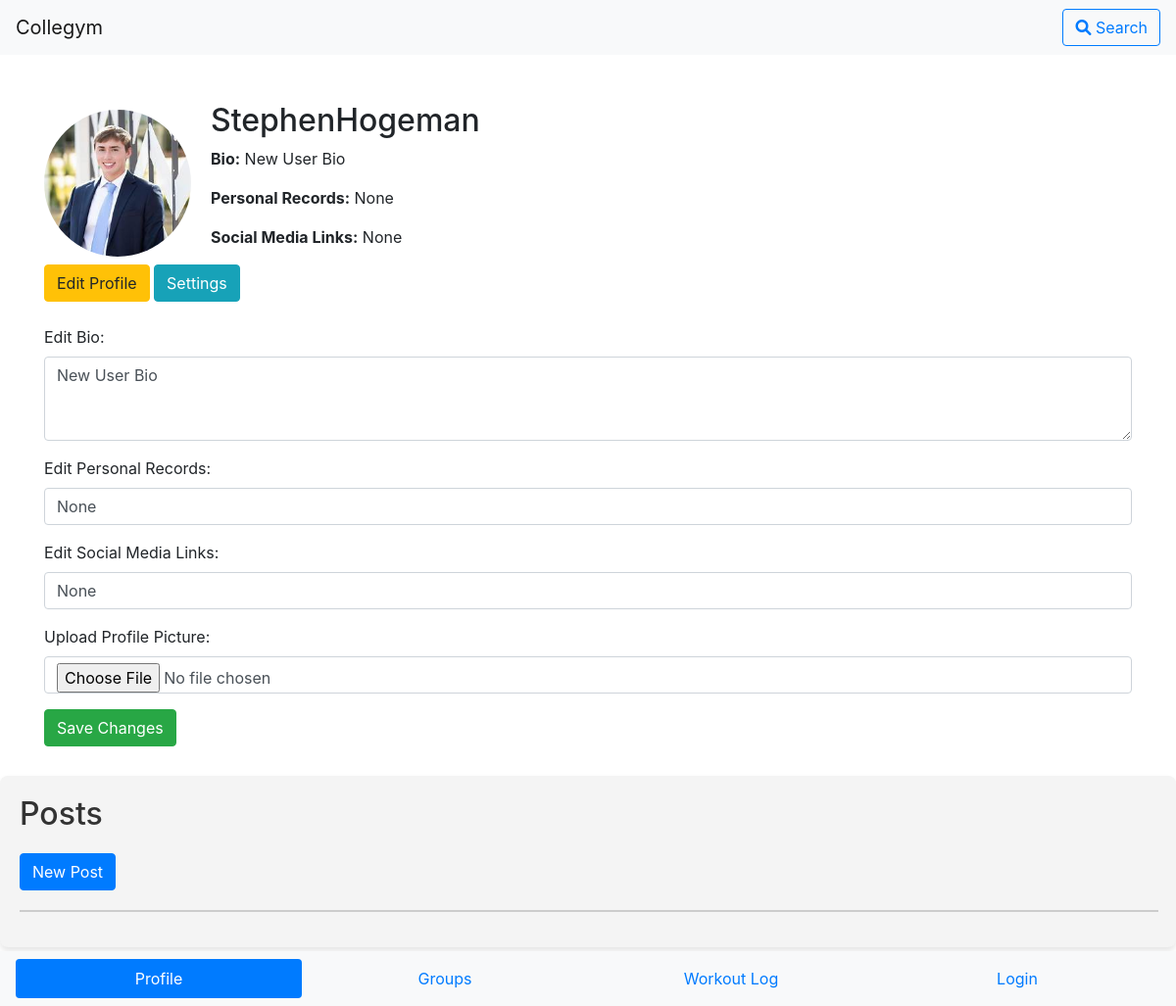
Screenshot of /profile/1 (signed in) with the database file from the repository.
### models.py (models this page shows)
class User(db.Model):
    __tablename__ = "users"
    id = db.Column(db.Integer, primary_key=True)
    username = db.Column(db.String(150), unique=True, nullable=False)
    password = db.Column(db.String(150), nullable=False)
    bio = db.Column(db.String(300))
    pr = db.Column(db.String(150))
    social_media = db.Column(db.String(300))
    profile_picture = db.Column(db.String(150))
    posts = db.relationship('Post', back_populates='user',lazy='dynamic')
    workout_logs = db.relationship('WorkoutLog', back_populates='user', lazy='dynamic')
    group_memberships = db.relationship('GroupMembers', back_populates='user')

### routes.py (the view, shortened to what this page needs)
@main.route("/profile/<int:user_id>", methods=["GET", "POST"])
def profile(user_id):
    if "user_id" not in session or session["user_id"] != user_id:
        flash("You need to log in first", "warning")
        return redirect(url_for("main.login"))
    user = User.query.get_or_404(user_id)
    workout_logs = WorkoutLog.query.filter_by(user_id=user_id).all()
    return render_template("profile.html", user=user, workout_logs=workout_logs)

### Templates/profile.html (shortened to what this page needs)
<!DOCTYPE html>
<html lang="en">
<head>
    <link href="https://stackpath.bootstrapcdn.com/bootstrap/4.5.2/css/bootstrap.min.css" rel="stylesheet">
    <link rel="stylesheet" href="https://cdnjs.cloudflare.com/ajax/libs/font-awesome/6.0.0-beta3/css/all.min.css">
</head>
<body>
    <nav class="navbar navbar-expand-lg navbar-light bg-light">
        <a class="navbar-brand" href="#">Collegym</a>
        <div class="collapse navbar-collapse" id="navbarNav">
            <ul class="navbar-nav ml-auto">
                <li class="nav-item">
                    <button class="btn btn-outline-primary" id="searchButton">
                        <i class="fas fa-search"></i> Search
                    </button>
                </li>
            </ul>
        </div>
    </nav>
    <div class="container mt-5">
        <div class="profile-container">
            <div class="profile-picture">
                {% if user.profile_picture %}
                    <img src="{{ url_for('static', filename='uploads/profile_pics/' + user.profile_picture) }}"
                        alt="Profile Picture"
                        style="width: 150px; height: 150px; border-radius: 50%;">
                {% else %}
                    <p>No profile picture uploaded</p>
                {% endif %}
            </div>
            <div class="profile-details">
                <h2>{{ user.username }}</h2>
                <p><strong>Bio:</strong> {{ user.bio }}</p>
                <p><strong>Personal Records:</strong> {{ user.pr }}</p>
                <p><strong>Social Media Links:</strong> {{ user.social_media }}</p>
            </div>
        </div>
        <button id="edit-profile-btn" class="btn btn-warning" onclick="toggleEditForm()">Edit Profile</button>
        <button id="settings-btn" class="btn btn-info" onclick="toggleSettingsForm()">Settings</button>
        <div id="edit-profile-form" class="mt-4">
            <form action="{{ url_for('main.profile', user_id=session['user_id']) }}" method="POST" enctype="multipart/form-data">
                <div class="form-group">
                    <label for="bio-input">Edit Bio:</label>
                    <textarea class="form-control" id="bio-input" name="bio" rows="3">{{ user.bio }}</textarea>
                </div>
                <div class="form-group">
                    <label for="prs-input">Edit Personal Records:</label>
                    <input type="text" class="form-control" id="prs-input" name="pr" value="{{ user.pr }}">
                </div>
                <div class="form-group">
                    <label for="social-media-input">Edit Social Media Links:</label>
                    <input type="text" class="form-control" id="social-media-input" name="social_media" value="{{ user.social_media }}">
                </div>
                <div class="form-group">
                    <label for="profile-picture-input">Upload Profile Picture:</label>
                    <input type="file" class="form-control" id="profile-picture-input" name="profile_picture">
                </div>
                <button type="submit" class="btn btn-success">Save Changes</button>
            </form>
        </div>
    </div>
    <div class="post-section" style="margin-top: 30px; padding: 20px; background-color: #f4f4f4; border-radius: 8px; box-shadow: 0 4px 6px rgba(0, 0, 0, 0.1);">
        <h2 style="margin-bottom: 20px; color: #333;">Posts</h2>
        <button id="newPostButton" class="btn btn-primary" data-toggle="modal" data-target="#postModal">
            New Post
        </button>
        <hr style="width: 100%; border: 1px solid #ccc; margin-top: 20px;">
    </div>
    <nav class="navbar fixed-bottom navbar-light bg-light">
        <ul class="nav nav-pills nav-justified w-100">
            <li class="nav-item">
                <a class="nav-link active" href="{{ url_for('main.profile', user_id=session['user_id']) }}">Profile</a>
            </li>
            <li class="nav-item">
                <a class="nav-link" href="{{ url_for('main.group', user_id=session['user_id']) }}">Groups</a>
            </li>
            <li class="nav-item">
                <a class="nav-link" href="{{ url_for('main.workout_log', user_id=session['user_id']) }}">Workout Log</a>
            </li>
            <li class="nav-item">
                <a class="nav-link" href="{{ url_for('main.login') }}">Login</a>
            </li>
        </ul>
    </nav>
</body>
</html>

### Templates/profile.html (style rules this page uses)
body { padding-bottom: 60px; }
.profile-container { display: flex; align-items: center; gap: 20px; }
.profile-details { flex: 1; }

### rows the page displays
User: profile_picture (picture), username "StephenHogeman", bio "New User Bio", pr "None", social_media "None"
